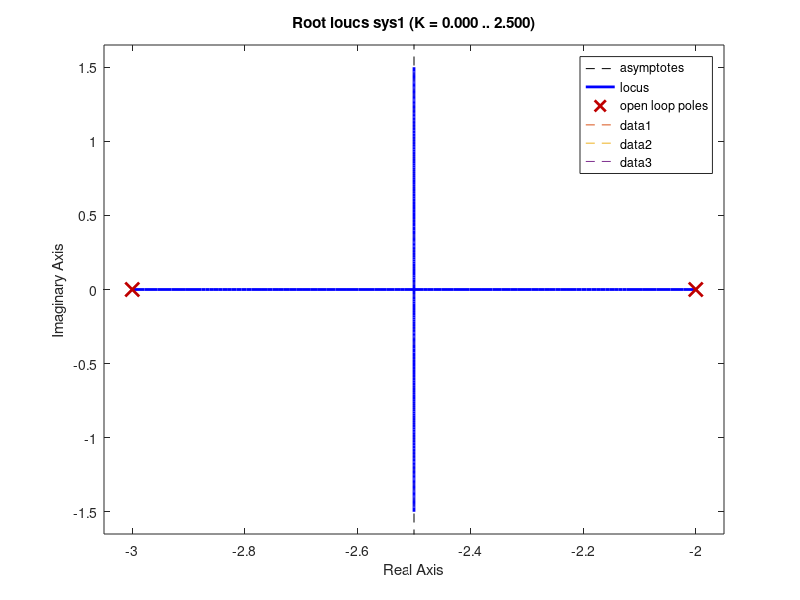

The MATLAB script that drew this image: (Note: this script raises an error after producing the figure.)
%  MAHIMA M NAIK
%  CS Q4
clc;
clear all;
close all;

num=[1];
den=[1 5 6];
sysg = tf(num,den);
t=[0:0.1:15];
sys1 = sysg;
rlocus(sys1), grid
hold on
plot([-0.4 -0.4],[-6 6],'--',...
[0 -6*tan(36.2*pi/180)],[0 6],'--',...
[0 -6*tan(36.2*pi/180)],[0 -6],'--')
hold off
[k,poles] = rlocfind(sys1)
figure
sys1_o = k*sys1;
sys1_cl = feedback(sys1_o,[1]);
[y1,t]=step(sys1_cl,t);
plot(t,y1),grid
xlabel('time [sec]'),ylabel('y(t)')
title('Unit step input')